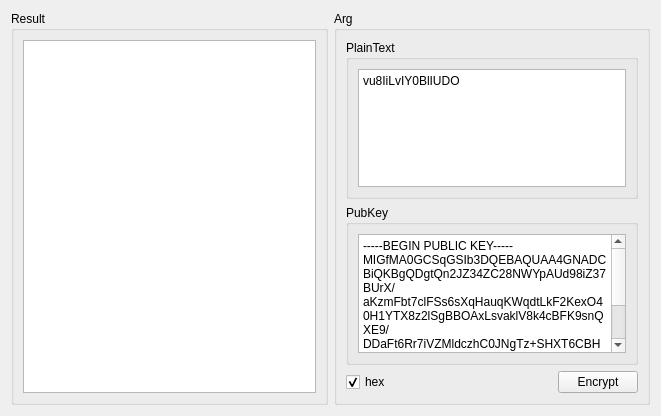
<?xml version="1.0" encoding="UTF-8"?>
<ui version="4.0">
 <class>TabRsa</class>
 <widget class="QWidget" name="TabRsa">
  <property name="geometry">
   <rect>
    <x>0</x>
    <y>0</y>
    <width>661</width>
    <height>416</height>
   </rect>
  </property>
  <property name="windowTitle">
   <string>Form</string>
  </property>
  <layout class="QHBoxLayout" name="horizontalLayout_4">
   <item>
    <widget class="QGroupBox" name="groupBox_3">
     <property name="title">
      <string>Result</string>
     </property>
     <layout class="QHBoxLayout" name="horizontalLayout_2">
      <item>
       <widget class="QTextEdit" name="textEdit_ret"/>
      </item>
     </layout>
    </widget>
   </item>
   <item>
    <widget class="QGroupBox" name="groupBox_4">
     <property name="title">
      <string>Arg</string>
     </property>
     <layout class="QHBoxLayout" name="horizontalLayout_3">
      <item>
       <layout class="QVBoxLayout" name="verticalLayout_3">
        <item>
         <widget class="QGroupBox" name="groupBox_2">
          <property name="title">
           <string>PlainText</string>
          </property>
          <layout class="QVBoxLayout" name="verticalLayout_2">
           <item>
            <widget class="QTextEdit" name="textEdit_arg">
             <property name="html">
              <string>&lt;!DOCTYPE HTML PUBLIC &quot;-//W3C//DTD HTML 4.0//EN&quot; &quot;http://www.w3.org/TR/REC-html40/strict.dtd&quot;&gt;
&lt;html&gt;&lt;head&gt;&lt;meta name=&quot;qrichtext&quot; content=&quot;1&quot; /&gt;&lt;meta charset=&quot;utf-8&quot; /&gt;&lt;style type=&quot;text/css&quot;&gt;
p, li { white-space: pre-wrap; }
hr { height: 1px; border-width: 0; }
li.unchecked::marker { content: &quot;\2610&quot;; }
li.checked::marker { content: &quot;\2612&quot;; }
&lt;/style&gt;&lt;/head&gt;&lt;body style=&quot; font-family:'Microsoft YaHei UI'; font-size:9pt; font-weight:400; font-style:normal;&quot;&gt;
&lt;p style=&quot; margin-top:0px; margin-bottom:0px; margin-left:0px; margin-right:0px; -qt-block-indent:0; text-indent:0px;&quot;&gt;vu8IiLvIY0BlIUDO&lt;/p&gt;&lt;/body&gt;&lt;/html&gt;</string>
             </property>
            </widget>
           </item>
          </layout>
         </widget>
        </item>
        <item>
         <widget class="QGroupBox" name="groupBox">
          <property name="title">
           <string>PubKey</string>
          </property>
          <layout class="QVBoxLayout" name="verticalLayout">
           <item>
            <widget class="QPlainTextEdit" name="plainTextEdit_pubKey">
             <property name="plainText">
              <string>-----BEGIN PUBLIC KEY-----
MIGfMA0GCSqGSIb3DQEBAQUAA4GNADCBiQKBgQDgtQn2JZ34ZC28NWYpAUd98iZ37BUrX/aKzmFbt7clFSs6sXqHauqKWqdtLkF2KexO40H1YTX8z2lSgBBOAxLsvaklV8k4cBFK9snQXE9/DDaFt6Rr7iVZMldczhC0JNgTz+SHXT6CBHuX3e9SdB1Ua44oncaTWz7OBGLbCiK45wIDAQAB
-----END PUBLIC KEY-----</string>
             </property>
            </widget>
           </item>
          </layout>
         </widget>
        </item>
        <item>
         <layout class="QHBoxLayout" name="horizontalLayout">
          <item>
           <widget class="QCheckBox" name="checkBox_hex">
            <property name="text">
             <string>hex</string>
            </property>
            <property name="checked">
             <bool>true</bool>
            </property>
           </widget>
          </item>
          <item>
           <spacer name="horizontalSpacer">
            <property name="orientation">
             <enum>Qt::Horizontal</enum>
            </property>
            <property name="sizeHint" stdset="0">
             <size>
              <width>40</width>
              <height>20</height>
             </size>
            </property>
           </spacer>
          </item>
          <item>
           <widget class="QPushButton" name="pushButton_encrypt">
            <property name="text">
             <string>Encrypt</string>
            </property>
           </widget>
          </item>
         </layout>
        </item>
       </layout>
      </item>
     </layout>
    </widget>
   </item>
  </layout>
 </widget>
 <resources/>
 <connections/>
</ui>
